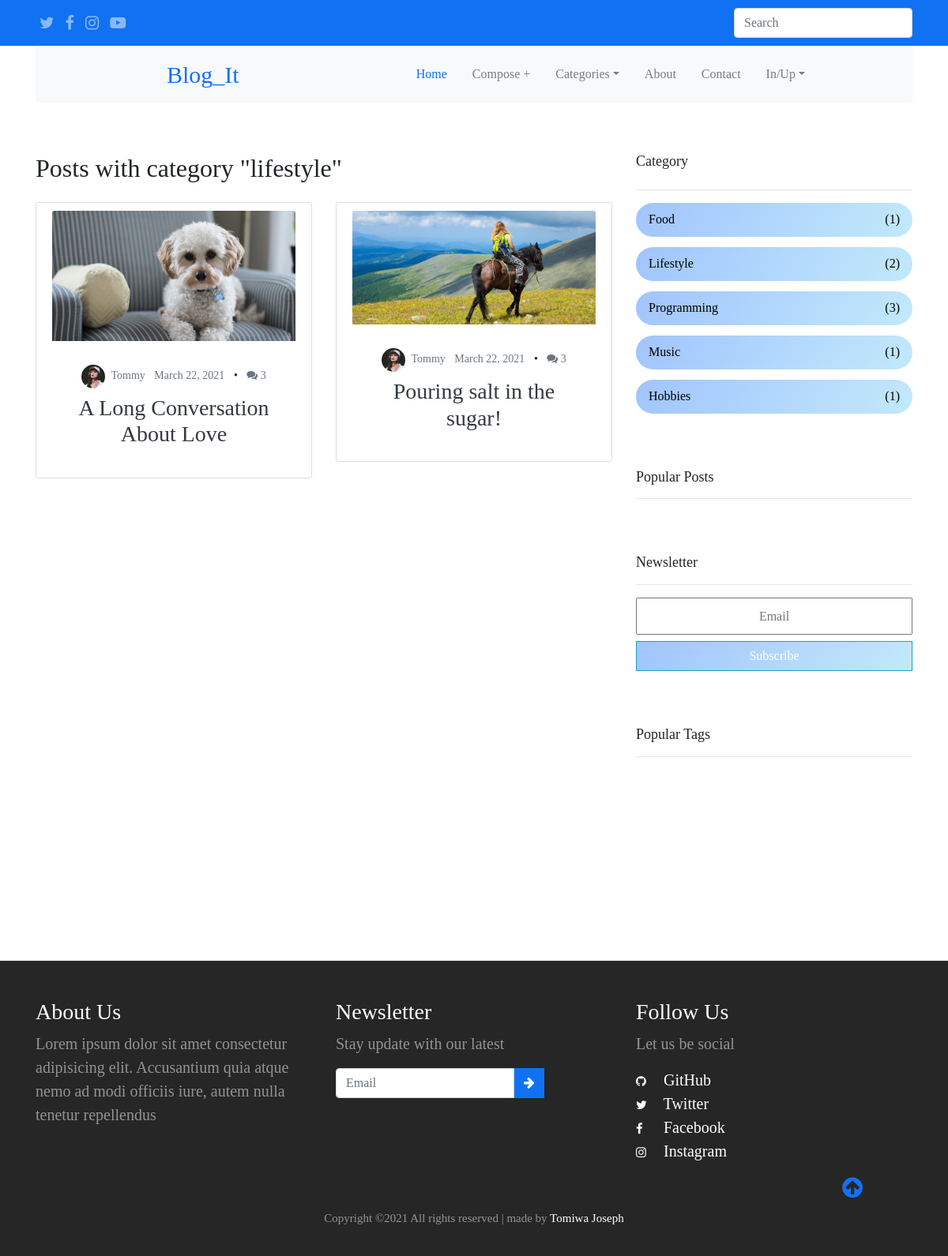
The app's page /category/lifestyle/ with its own data.
### main/models.py (models this page shows, shortened)
class Category(models.Model):
    name = models.CharField(max_length=255)

class Blog(models.Model):
    STATUS_CHOICES = (
        ('draft', 'Draft'),
        ('published', 'Published'),
        )
    title = models.CharField(max_length=250)
    slug = models.SlugField(max_length=250,
        unique_for_date='publish')
    category = models.ForeignKey(Category,
        on_delete=models.CASCADE,
        related_name='blog_category')
    author = models.ForeignKey(User,
        on_delete=models.CASCADE,
        related_name='blog_posts')
    body = RichTextUploadingField(blank=True, null=True)
    publish = models.DateTimeField(default=timezone.now)
    created = models.DateTimeField(auto_now_add=True)
    updated = models.DateTimeField(auto_now=True)
    status = models.CharField(max_length=10,
        choices=STATUS_CHOICES,
        default='draft')
    tags = TaggableManager()
    class Meta:
        ordering = ('-publish',)

### main/views.py (the view)
# urls.py: path('category/<slug:tag>/', views.category_finder, name='category_finder'),
def category_finder(request, tag):
    cat = Category.objects.filter(name=tag)
    cat_id = [i.id for i in cat]
    object_list = Blog.objects.filter(category=cat_id[0])
    cat_header_img = []
    cat_titles = []
    cat_authors = []
    cat_dates = []
    cat_year = []
    cat_month = []
    cat_day = []
    cat_slug = []
    for i in object_list:
        find_all = re.findall(r'<img.*?/>', i.body)
        get_first = find_all[0]
        source = get_first.split()[2][5:-1]
        cat_header_img.append(source)
        cat_titles.append(i.title)
        cat_authors.append(i.author)
        cat_dates.append(i.updated)
        cat_year.append(i.updated.year)
        cat_month.append(i.updated.month)
        cat_day.append(i.updated.day)
        cat_slug.append(i.slug)
    context = {
        'cat_titles': cat_titles,
        'cat_header_img': cat_header_img,
        'cat_authors': cat_authors,
        'cat_dates': cat_dates,
        'cat_year': cat_year,
        'cat_month': cat_month,
        'cat_day': cat_day,
        'cat_slug': cat_slug,
        'cat_number': range(len(cat_titles)), 'tag': tag,
        'length': length, 'all_cat_name': all_cat_name,
    }
    return render(request, 'main/category_finder.html', context)

### main/templatetags/main_tags.py (called while the page is built)
@register.filter
def lookup(d, key):
    return d[key]

### main/templates/main/category_finder.html (shortened to what this page needs)
{% extends 'main/base.html' %}
{% load static %}
{% load main_tags %}
{% block content %}
<div class="row">
    <div class="col-md-12">
      <h2 class="my-4">Posts with category "{{tag}}"</h2>
    </div>
  </div>
<div class="row">
    {% for i in cat_number %}
    <div class="col-md-6">
      <div class="content-section" data-aos="zoom-in" data-aos-delay="200">
        <div class="cards index-cards">
          <div class="card-img-top">
            <img src="{{ cat_header_img|lookup:i }}" alt="" class="img-fluid">
          </div>
          <div class="card-body text-center">
            <div class="post-meta">
              <span class="author mr-2 text-secondary"><img class="mr-1" src="/media/images/person_1.jpg" alt="" class="img-fluid">
                {{ cat_authors|lookup:i }}</span>
              <span class="mr-2 text-secondary">{{ cat_dates|lookup:i | date:'F d, Y' }} </span> &bullet;
              <span class="ml-2 text-secondary"><span class="fa fa-comments"></span> 3</span>
            </div>
            <h3 class="mt-2"><a href="{% url 'blog_detail' cat_year|lookup:i cat_month|lookup:i cat_day|lookup:i cat_slug|lookup:i %}"
                class="card-title text-dark">{{ cat_titles|lookup:i }}</a></h3>
          </div>
        </div>
      </div>
    </div>
    {% endfor %}
</div>
{% endblock %}

### main/templates/main/base.html (shortened to what this page needs)
{% load static %}
{% load main_tags %}
<!DOCTYPE html>
<html lang="en">
<head>
    <link rel="stylesheet" href="{% static 'main/css/bootstrap.css' %}">
    <link rel="stylesheet" href="{% static 'main/css/style.css' %}">
    <link rel="stylesheet" href="{% static 'main/fonts/fontawesome/css/font-awesome.min.css' %}">
    <link rel="stylesheet" href="{% static 'main/css/aos.css' %}">
</head>
<body>
    <div class="wrapper">
        <div class="head_it">
            <div class="container">
                <div class="row align-items-center">
                    <div class="col-9 icons">
                        <a href="#"><span class="fa fa-twitter"></span></a>
                        <a href="#"><span class="fa fa-facebook"></span></a>
                        <a href="#"><span class="fa fa-instagram"></span></a>
                        <a href="#"><span class="fa fa-youtube-play"></span></a>
                    </div>
                    <div class="col-3">
                        <form action="{% url 'search_it' %}" class="form-inline my-2 my-md-0 search_it" method="POST">
                            <input class="form-control" type="text" placeholder="Search" aria-label="Search" name="search_input">
                        </form>
                    </div>
                </div>
            </div>
        </div>
        <div class="container">
            <nav class="navbar navbar-expand-lg navbar-light bg-light rounded">
                <a class="navbar-brand" href="{% url 'index' %}">Blog_It</a>
                <div class="collapse navbar-collapse" id="navbarNav">
                    <ul class="navbar-nav">
                        <li class="nav-item">
                            <a class="nav-link active" href="{% url 'index' %}">Home </a>
                        </li>
                        <li class="nav-item">
                            <a class="nav-link" href="{% url 'compose' %}" tabindex="-1" aria-disabled="true">Compose
                                +</a>
                        </li>
                        <li class="nav-item dropdown">
                            <a class="nav-link dropdown-toggle" href="#" id="dropdown09" data-toggle="dropdown"
                                aria-haspopup="true" aria-expanded="false">Categories</a>
                        </li>
                        <li class="nav-item">
                            <a class="nav-link" href="{% url 'about' %}" tabindex="-1" aria-disabled="true">About</a>
                        </li>
                        <li class="nav-item">
                            <a class="nav-link" href="{% url 'contact' %}" tabindex="-1"
                                aria-disabled="true">Contact</a>
                        </li>
                        {% if not user.is_authenticated %}
                        <li class="nav-item dropdown">
                            <a class="nav-link dropdown-toggle" href="#" id="dropdown09" data-toggle="dropdown"
                                aria-haspopup="true" aria-expanded="false">In/Up</a>
                        </li>
                        {% else %}
                        <li class="nav-item">
                            <a class="nav-link" href="{% url 'logout' %}" tabindex="-1" aria-disabled="true">Logout</a>
                        </li>
                        {% endif %}
                    </ul>
                </div>
            </nav>
        </div>
        <div class="container mt-3">
            <div class="row">
                <div class="col-lg-8 my-4">
                    {% block content %} {% endblock %}
                </div>
                <div class="col-lg-4 my-4">
                    <h2 class="my-4 cat">Category</h2>
                    <hr>
                    <div class="categories">
                        <div data-aos="fade-left" data-aos-delay="100">
                            <a class="category-items" href="{% url 'category_finder' all_cat_name.0 %}">{{ all_cat_name.0|capfirst }}<span>({{length.0}})</span></a>
                        </div>
                        <div data-aos="fade-left" data-aos-delay="200">
                            <a class="category-items" href="{% url 'category_finder' all_cat_name.1 %}">{{ all_cat_name.1|capfirst }}<span>({{length.1}})</span></a>
                        </div>
                        <div data-aos="fade-left" data-aos-delay="300">
                            <a class="category-items" href="{% url 'category_finder' all_cat_name.2 %}">{{ all_cat_name.2|capfirst }}<span>({{length.2}})</span></a>
                        </div>
                        <div data-aos="fade-left" data-aos-delay="400">
                            <a class="category-items" href="{% url 'category_finder' all_cat_name.3 %}">{{ all_cat_name.3|capfirst }}<span>({{length.3}})</span></a>
                        </div>
                        <div data-aos="fade-left" data-aos-delay="500">
                            <a class="category-items" href="{% url 'category_finder' all_cat_name.4 %}">{{ all_cat_name.4|capfirst }}<span>({{length.4}})</span></a>
                        </div>
                    </div>
                    <h2 class="cat">Popular Posts</h2>
                    <hr>
                    <h2 class="cat">Newsletter</h2>
                    <hr>
                    <div class="newsletter">
                        <form action="{% url 'newsletter' %}" method="post">
                            <input type="text" class="input-group mb-2 text-center sub-inp" placeholder="Email"
                                data-aos="fade-down" data-aos-delay="300" name='email'>
                            <button type="submit" class="btn btn-info sub-but" data-aos="fade-up"
                                data-aos-delay="300">Subscribe</button type="submit">
                        </form>
                    </div>
                    <h2 class="cat">Popular Tags</h2>
                    <hr>
                    <div class="popular-tags">
                        <span class="tag" data-aos="flip-up" data-aos-delay="100">python</span>
                        <span class="tag" data-aos="flip-up" data-aos-delay="200">django</span>
                        <span class="tag" data-aos="flip-up" data-aos-delay="300">travel</span>
                        <span class="tag" data-aos="flip-up" data-aos-delay="400">illustration</span>
                        <span class="tag" data-aos="flip-up" data-aos-delay="500">design</span>
                        <span class="tag" data-aos="flip-up" data-aos-delay="600">lifestyle</span>
                        <span class="tag" data-aos="flip-up" data-aos-delay="700">love</span>
                        <span class="tag" data-aos="flip-up" data-aos-delay="800">project</span>
                    </div>
                </div>
            </div>
        </div>
        <footer class="site-footer">
            <div class="container">
                <div class="row">
                    <div class="col-md-4" data-aos="fade-right" data-aos-delay="200">
                        <h3>About Us</h3>
                        <p class="mb-4">
                            Lorem ipsum dolor sit amet consectetur adipisicing elit. Accusantium quia atque nemo ad modi
                            officiis iure, autem nulla tenetur repellendus </p>
                    </div>
                    <div class="col-md-4" data-aos="fade-down" data-aos-delay="200">
                        <h3>Newsletter</h3>
                        <p>Stay update with our latest</p>
                        <form action="#" class="form-inline">
                            <div class="col-pl">
                                <div class="input-group pr-5">
                                    <input type="text" class="form-control news" placeholder="Email">
                                    <div class="input-group-prepend">
                                        <div class="input-group-text">
                                            <a href="#"><i class="fa fa-arrow-right"></i></a>
                                        </div>
                                    </div>
                                </div>
                            </div>
                        </form>
                    </div>
                    <div class="col-md-4" data-aos="fade-left" data-aos-delay="200">
                        <h3>Follow Us</h3>
                        <p>Let us be social</p>
                        <ul class="list-unstyled footer-social">
                            <li><a href="https://github.com/TomiwaJoseph" target="_blank"><span
                                        class="fa fa-github"></span> GitHub</a></li>
                            <li><a href="#"><span class="fa fa-twitter"></span> Twitter</a></li>
                            <li><a href="#"><span class="fa fa-facebook"></span> Facebook</a></li>
                            <li><a href="#"><span class="fa fa-instagram"></span> Instagram</a></li>
                        </ul>
                    </div>
                </div>
                <div class="move-up">
                    <span><i class="fa fa-arrow-circle-up fa-2x"></i></span>
                </div>
                <div class="rights">
                    <h4 class="text-center">
                        Copyright ©2021 All rights reserved | made by
                        <a href="https://github.com/TomiwaJoseph" target="_blank">Tomiwa Joseph</a>
                    </h4>
                </div>
            </div>
        </footer>
    </div>
</body>
</html>

### main/static/main/css/style.css (style rules this page uses)
body { font-family: 'poppins'!important; }
p { font-family: 'arvo'; font-size: 20px; color: gray; }
.wrapper { max-width: 1260px; margin: 0 auto; background: #fff; -webkit-box-shadow: 0 0 40px 0 rgba(0, 0, 0, 0.1); box-shadow: 0 0 40px 0 rgba(0, 0, 0, 0.1); }
nav .nav-item:last-child { padding-right: 7em; }
nav .nav-item { padding: 0.5em; }
.navbar-brand { font-size: 30px; color: #1072f2!important; padding-left: 5em; }
.head_it { background: #1072f2; }
.head_it { background: #1072f2; padding: 10px 0; }
.head_it .icons a, .head_it a { color: #fff; font-size: 20px; opacity: .5; padding: 5px; }
.head_it .icons { text-align: left; }
.navbar-nav li a.active, .navbar-nav li a:hover { color: #1072f2!important; }
.search_it { float: right; }
.author img { width: 40px; border-radius: 50%; display: inline-block; }
.card-body a { text-decoration: none; }
.post-meta .author img { width: 30px; border-radius: 50%; display: inline-block; }
.post-meta { font-size: 14px; margin-top: 10px; }
.content-section { background: #ffffff; padding: 10px 20px; border: 1px solid #dddddd; border-radius: 3px; margin-bottom: 20px; }
.categories, .newsletter, .popular-tags, .popular-posts { margin-bottom: 70px; }
.categories a { text-decoration: none; color: #000; }
.cat { font-size: 18px; font-weight: 500; }
.category-items { font-family: 'candara'; background: linear-gradient(120deg, #a1c4fd 0%, #c2e9fb 100%); padding: .6rem 1rem; margin: .8rem 0; border-radius: 3rem; display: flex; justify-content: space-between; }
.sub-inp { padding: .6em 0!important; }
.sub-but { width: 100%; outline: none!important; border-radius: 0; background: linear-gradient(120deg, #a1c4fd 0%, #c2e9fb 100%); }
.popular-tags .tag { background: linear-gradient(120deg, #a1c4fd 0%, #c2e9fb 100%); padding: .4rem 1rem; border-radius: 3rem; margin: .4rem .6rem; display: inline-block; }
.cards > div { overflow: hidden; }
.cards .img-fluid { width: 100%; transition: all 1s ease; }
.site-footer { background-size: cover; background-position: center center; background-repeat: no-repeat; padding: 3em 0 1em 0; background: #262626; }
.site-footer h3 { color: #fff; }
.site-footer p { color: rgba(255, 255, 255, 0.5); }
.input-group-text { background: #1072f2; border: none; }
.input-group-text a { color: #fff; }
.site-footer span { color: #fff; font-size: 15px; width: 30px; }
.site-footer ul li a { color: #fff; font-size: 20px; text-decoration: none; }
.site-footer .move-up { position: absolute; right: 9%; }
.site-footer .move-up span { color: #1072f2; }
.rights h4 { color: rgba(255, 255, 255, 0.5); font-size: 15px; padding: 3em 0 1em 0; }
.rights h4 a { color: #fff; text-decoration: none; }

### records on screen
Category: name "lifestyle", name "Lifestyle"
Blog: shows a picture, cat_dates "March 22, 2021", title "A Long Conversation About Love"
Blog: shows a picture, cat_dates "March 22, 2021", title "Pouring salt in the sugar!"

### other values on screen
{{ cat_authors|lookup:i }} "Tommy"
{{ all_cat_name.0|capfirst }} "Food"
{{ length.0 }} "1"
{{ length.1 }} "2"
{{ all_cat_name.2|capfirst }} "Programming"
{{ length.2 }} "3"
{{ all_cat_name.3|capfirst }} "Music"
{{ length.3 }} "1"
{{ all_cat_name.4|capfirst }} "Hobbies"
{{ length.4 }} "1"
